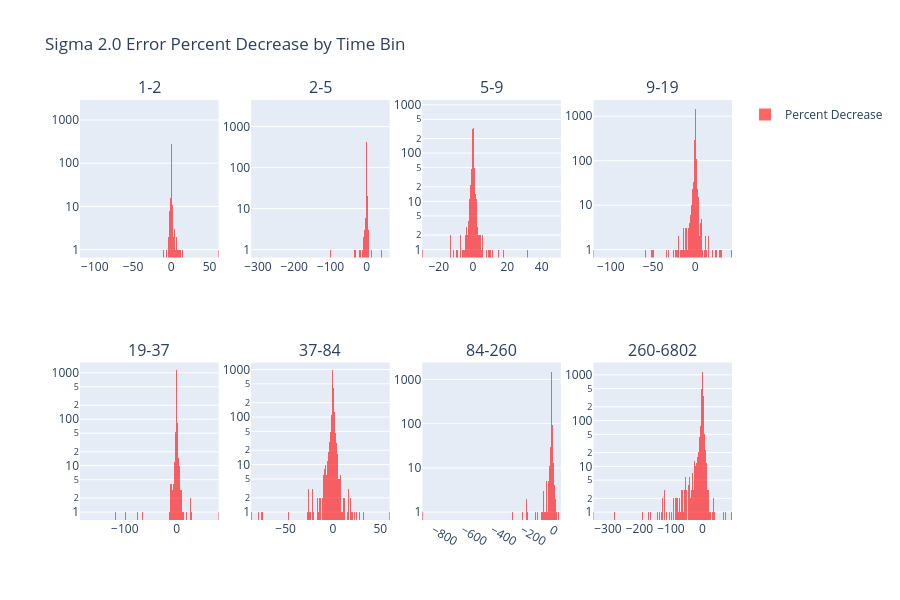

Here is the notebook cell this chart was saved with:
### Code cell
error_change_proportion_by_time_bin(S2_0_unary, data[2.0][0]['static_info'])

### Figure 1 — Plotly figure (JSON) as saved in the notebook; plotly's stock layout.template omitted (floating-point values rounded to 4 significant figures; data arrays with more than 128 entries replaced by an {"elided": "..."} marker saying what was removed)
{"data": [{"marker": {"color": "red"}, "name": "Percent Decrease", "opacity": 0.6, "showlegend": true, "type": "histogram", "x": {"elided": "4905 float values"}, "xaxis": "x", "yaxis": "y"}, {"marker": {"color": "red"}, "name": "Percent Decrease", "opacity": 0.6, "showlegend": false, "type": "histogram", "x": {"elided": "4155 float values"}, "xaxis": "x2", "yaxis": "y2"}, {"marker": {"color": "red"}, "name": "Percent Decrease", "opacity": 0.6, "showlegend": false, "type": "histogram", "x": {"elided": "3193 float values"}, "xaxis": "x3", "yaxis": "y3"}, {"marker": {"color": "red"}, "name": "Percent Decrease", "opacity": 0.6, "showlegend": false, "type": "histogram", "x": {"elided": "4315 float values"}, "xaxis": "x4", "yaxis": "y4"}, {"marker": {"color": "red"}, "name": "Percent Decrease", "opacity": 0.6, "showlegend": false, "type": "histogram", "x": {"elided": "3757 float values"}, "xaxis": "x5", "yaxis": "y5"}, {"marker": {"color": "red"}, "name": "Percent Decrease", "opacity": 0.6, "showlegend": false, "type": "histogram", "x": {"elided": "4073 float values"}, "xaxis": "x6", "yaxis": "y6"}, {"marker": {"color": "red"}, "name": "Percent Decrease", "opacity": 0.6, "showlegend": false, "type": "histogram", "x": {"elided": "4047 float values"}, "xaxis": "x7", "yaxis": "y7"}, {"marker": {"color": "red"}, "name": "Percent Decrease", "opacity": 0.6, "showlegend": false, "type": "histogram", "x": {"elided": "4061 float values"}, "xaxis": "x8", "yaxis": "y8"}], "layout": {"annotations": [{"font": {"size": 16}, "showarrow": false, "text": "1-2", "x": 0.1062, "xanchor": "center", "xref": "paper", "y": 1, "yanchor": "bottom", "yref": "paper"}, {"font": {"size": 16}, "showarrow": false, "text": "2-5", "x": 0.3688, "xanchor": "center", "xref": "paper", "y": 1, "yanchor": "bottom", "yref": "paper"}, {"font": {"size": 16}, "showarrow": false, "text": "5-9", "x": 0.6313, "xanchor": "center", "xref": "paper", "y": 1, "yanchor": "bottom", "yref": "paper"}, {"font": {"size": 16}, "showarrow": false, "text": "9-19", "x": 0.8938, "xanchor": "center", "xref": "paper", "y": 1, "yanchor": "bottom", "yref": "paper"}, {"font": {"size": 16}, "showarrow": false, "text": "19-37", "x": 0.1062, "xanchor": "center", "xref": "paper", "y": 0.375, "yanchor": "bottom", "yref": "paper"}, {"font": {"size": 16}, "showarrow": false, "text": "37-84", "x": 0.3688, "xanchor": "center", "xref": "paper", "y": 0.375, "yanchor": "bottom", "yref": "paper"}, {"font": {"size": 16}, "showarrow": false, "text": "84-260", "x": 0.6313, "xanchor": "center", "xref": "paper", "y": 0.375, "yanchor": "bottom", "yref": "paper"}, {"font": {"size": 16}, "showarrow": false, "text": "260-6802", "x": 0.8938, "xanchor": "center", "xref": "paper", "y": 0.375, "yanchor": "bottom", "yref": "paper"}], "barmode": "overlay", "height": 600, "title": {"text": "Sigma 2.0 Error Percent Decrease by Time Bin"}, "xaxis": {"anchor": "y", "domain": [0, 0.2125]}, "xaxis2": {"anchor": "y2", "domain": [0.2625, 0.475]}, "xaxis3": {"anchor": "y3", "domain": [0.525, 0.7375]}, "xaxis4": {"anchor": "y4", "domain": [0.7875, 1]}, "xaxis5": {"anchor": "y5", "domain": [0, 0.2125]}, "xaxis6": {"anchor": "y6", "domain": [0.2625, 0.475]}, "xaxis7": {"anchor": "y7", "domain": [0.525, 0.7375]}, "xaxis8": {"anchor": "y8", "domain": [0.7875, 1]}, "yaxis": {"anchor": "x", "domain": [0.625, 1], "type": "log"}, "yaxis2": {"anchor": "x2", "domain": [0.625, 1], "type": "log"}, "yaxis3": {"anchor": "x3", "domain": [0.625, 1], "type": "log"}, "yaxis4": {"anchor": "x4", "domain": [0.625, 1], "type": "log"}, "yaxis5": {"anchor": "x5", "domain": [0, 0.375], "type": "log"}, "yaxis6": {"anchor": "x6", "domain": [0, 0.375], "type": "log"}, "yaxis7": {"anchor": "x7", "domain": [0, 0.375], "type": "log"}, "yaxis8": {"anchor": "x8", "domain": [0, 0.375], "type": "log"}}}
